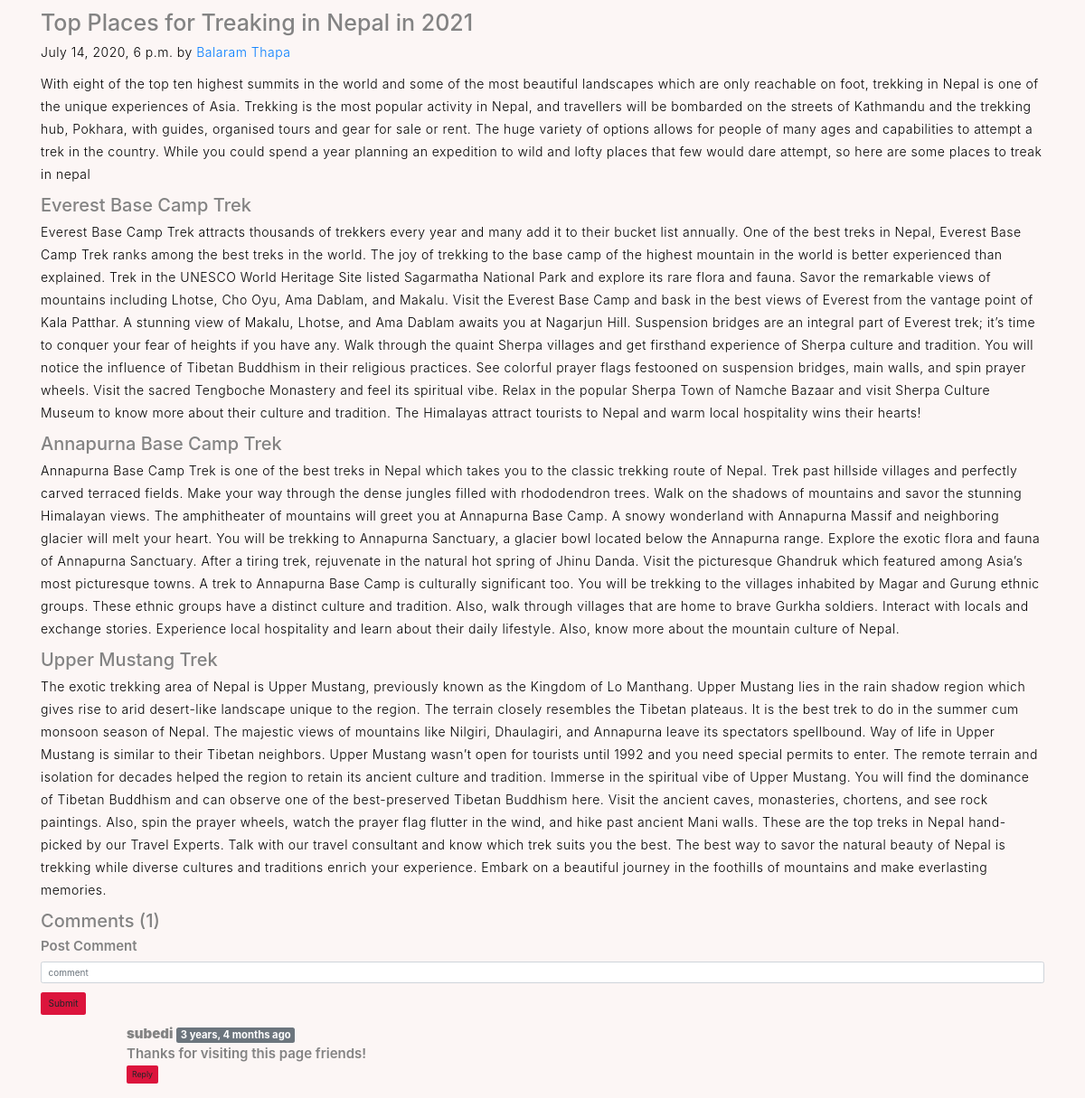
Screenshot of /blog/blogpost/2 (signed in) with the database file from the repository.
### blog/models.py (models this page shows, shortened)
class Post(models.Model):
    sno = models.AutoField(primary_key=True)
    title = models.CharField(max_length=50)
    content = models.TextField(max_length=5000)
    auther = models.CharField(max_length=50)
    slug = models.CharField(max_length=130)
    timestamp = models.DateTimeField(blank=True)
    Thumbnail = models.ImageField(upload_to='sas/images', default="")

class Blogcomment(models.Model):
	sno = models.AutoField(primary_key = True)
	comment = models.TextField()
	user = models.ForeignKey(User, on_delete=models.CASCADE)
	post = models.ForeignKey(Post, on_delete=models.CASCADE)
	parent = models.ForeignKey('self', on_delete=models.CASCADE, null=True)
	timestamp = models.DateTimeField(default=now)

### blog/views.py (the view)
# urls.py: path("blogpost/<str:slug>", views.blogpost,name="blogpost"),
def blogpost(request, slug):
    post = Post.objects.filter(slug=slug).first()
    comments = Blogcomment.objects.filter(post=post,parent=None)
    replies = Blogcomment.objects.filter(post=post).exclude(parent=None)
    replyDict = {}
    for reply in replies:
    	if reply.parent.sno not in replyDict.keys():
    		replyDict[reply.parent.sno] = [reply]
    	else:
    		replyDict[reply.parent.sno].append(reply)
    context = {'post':post,'comments':comments,'user':request.user,'replyDict':replyDict}
    return render(request, 'blog/blogpost.html',context)

### blog/templatetags/extras.py (called while the page is built)
@register.filter(name='get_val')
def get_val(dict,key):
	return dict.get(key)

### blog/templates/blog/blogpost.html (shortened to what this page needs)
<!doctype html>
<html lang="en">
  <head>
    <link rel="stylesheet" href="https://stackpath.bootstrapcdn.com/font-awesome/4.7.0/css/font-awesome.min.css">
    {% load static %}
    <link rel="stylesheet"  href="/static/css/basic.css" type="text/css">
    <link rel="stylesheet" href="https://stackpath.bootstrapcdn.com/bootstrap/4.5.0/css/bootstrap.min.css">
    <link rel="stylesheet" href="https://stackpath.bootstrapcdn.com/bootstrap/4.5.0/css/bootstrap.min.css">
  </head>
  <body style="background-color: #FCF6F5FF;
      margin: 0 0 10px;font-size: 15px;
      font-weight: 600;
      color: #838383">
{% load humanize %}
{% load extras %}
  <div class="container my-3">
    <h1 class="bog-post-title">{{post.title}}</h1>
     <p class="blog-post-meta">{{post.timestamp}} by <a href="">{{post.auther}}</a> </p>
     <p style="font-size: 15px;
      font-weight: 600;
      color: #838383;">{{post.content|safe}}</p>
  </div>
  <div class="container">
  	<h2>Comments ({{comments.count}})</h2>
    <div class="my-2">
      {% if user.is_authenticated %}
      <form action="/blog/postcomment" method="post">{% csrf_token %}
       <div class="form-group">
          <label>Post Comment</label>
          <input type="text" class="form-control" name="comment" placeholder="comment">
       </div>
        <button type="submit" class="btn" style="background-color: crimson;">Submit</button>
      </form>
      {% else %}
      <p>Please login to post a comment</p>
      {% endif %}
    </div>
    {% for comment in comments %}
  	<div class="row my-3">
  		<div class="col-md-1 ">
      </div>
  		<div class="col-md-11 ">
        <b>{{comment.user.username}}</b>  <span class="badge badge-secondary">{{comment.timestamp | naturaltime}}</span>
        <div>{{comment.comment}}</div>
        <div class="replay mx-0">
      {% if user.is_authenticated %}
        <button class="btn btn-sm btn" type="button" data-toggle="collapse" data-target="#replayBox{{comment.sno}}" aria-expanded="false" aria-controls="replayBox{{comment.sno}}" style="background-color: crimson;">
          Reply
        </button>
         {% else %}
           <button class="btn btn-sm btn" type="button" data-toggle="collapse" data-target="#replayBox{{comment.sno}}" aria-expanded="false" aria-controls="replayBox{{comment.sno}}" disabled style="background-color: crimson;">
          Login to Replay
        </button>
         {% endif %}
        </div>
      </div>
  	</div>
    {% endfor %}
  </div>
  </body>
</html>

### static/css/basic.css (style rules this page uses)
* { padding: 0; margin: 0; box-sizing: border-box; }
html { font-size: 10px; font-family: 'Montserrat', sans-serif; scroll-behavior: smooth; }
a { text-decoration: none; }
p { color: black; font-size: 1.4rem; margin-top: 5px; line-height: 2.5rem; font-weight: 300; letter-spacing: .05rem; }
.container { max-width: 1140px; margin: auto; }
.row { display: flex; flex-wrap: wrap; }

### rows the page displays
Post: title "Top Places for Treaking in Nepal in 2021", timestamp "July 14, 2020, 6 p.m.", auther "Balaram Thapa", content "With eight of the top ten highest summits in the world and some of the most beautiful landscapes which are only reachable on foot, trekking in Nepal is one of the unique experiences of Asia. Trekking is the most popular activity in Nepal, and travellers will be bombarded on the streets of Kathmandu and the trekking hub, Pokhara, with guides, organised tours and gear for sale or rent. The huge variety of options allows for people of many ages and capabilities to attempt a trek in the country. While you could spend a year planning an expedition to wild and lofty places that few would dare attempt, so here are some places to treak in nepal Everest Base Camp Trek Everest Base Camp Trek attracts…"
Blogcomment: user.username "subedi", timestamp "3 years, 4 months ago", comment "Thanks for visiting this page friends!"

### other values shown
{{ comments.count }} "1"
